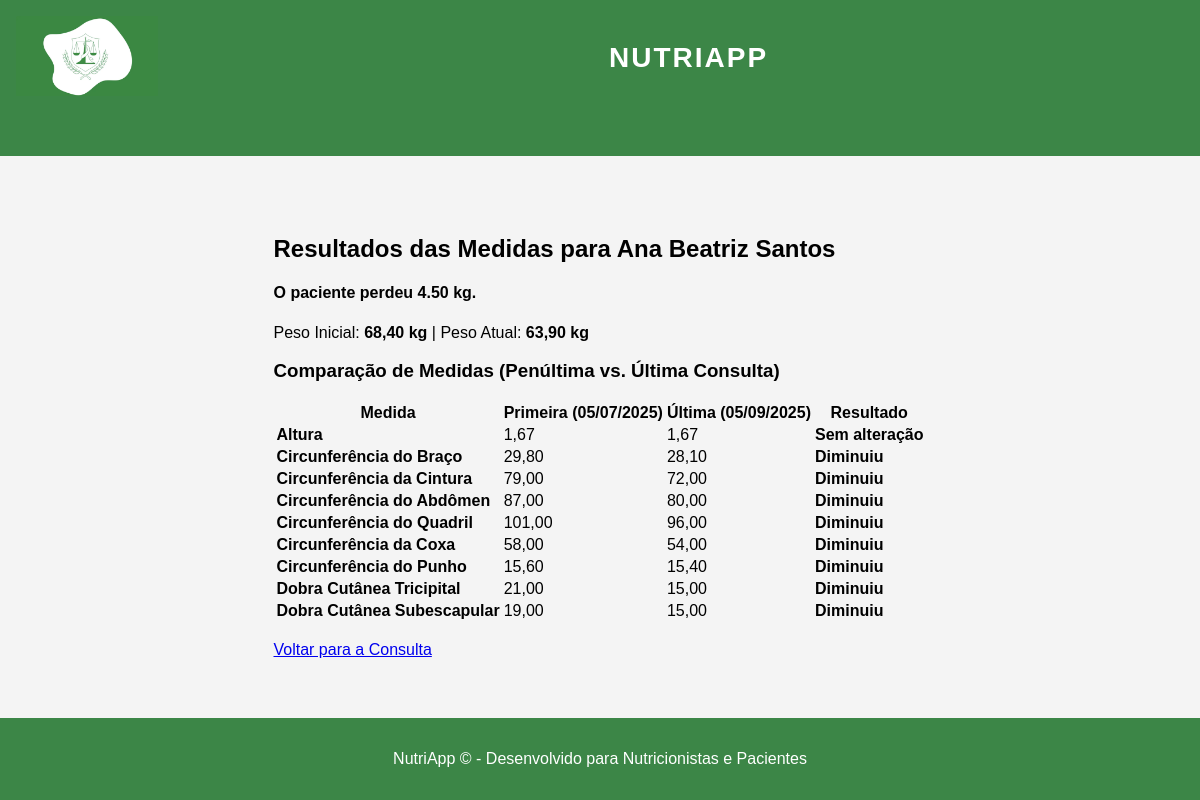
Page /nutricionista/paciente/3/resultados_medidas/ on the committed database.
### nutricionista/models.py (models this page shows, shortened)
class Paciente(models.Model):
    user = models.OneToOneField(settings.AUTH_USER_MODEL, on_delete=models.CASCADE, related_name='perfil_paciente', null=True)
    nutricionista = models.ForeignKey(Usuario, on_delete=models.CASCADE, limit_choices_to={'tipo':'NUTRI'})
    nome = models.CharField(max_length=150)
    idade = models.IntegerField()
    data_nascimento = models.DateField()
    endereco = models.CharField(max_length=255)
    numero_endereco = models.CharField(max_length=10, verbose_name='Nº') # Numero na mesma linha do endereço
    complemento = models.CharField(max_length=100, blank=True, null=True) # Pode ser nulo
    cidade = models.CharField(max_length=100)
    uf = models.CharField(max_length=2, verbose_name='UF') # UF na mesma linha da cidade
    cep = models.CharField(max_length=20)
    celular = models.CharField(max_length=20)
    email = models.EmailField()
    motivo_consulta = models.TextField()
    senha_provisoria = models.CharField(max_length=128, blank=True, null=True)

class Consulta(models.Model):
    paciente = models.ForeignKey(Paciente, on_delete=models.CASCADE)
    nutricionista = models.ForeignKey(Usuario, on_delete=models.CASCADE, limit_choices_to={'tipo':'NUTRI'})
    data_consulta = models.DateField(default=timezone.now)
    circunferencia_punho = models.DecimalField(max_digits=5, decimal_places=2, null=True, blank=True)
    circunferencia_cintura = models.DecimalField(max_digits=5, decimal_places=2, null=True, blank=True)
    circunferencia_quadril = models.DecimalField(max_digits=5, decimal_places=2, null=True, blank=True)
    circunferencia_braco = models.DecimalField(max_digits=5, decimal_places=2, null=True, blank=True)
    circunferencia_abdome = models.DecimalField(max_digits=5, decimal_places=2, null=True, blank=True)
    circunferencia_coxa = models.DecimalField(max_digits=5, decimal_places=2, null=True, blank=True)
    dobra_tricipital = models.DecimalField(max_digits=5, decimal_places=2, null=True, blank=True)
    dobra_subescapular = models.DecimalField(max_digits=5, decimal_places=2, null=True, blank=True)
    observacoes = models.TextField(blank=True, null=True)
    peso = models.DecimalField(max_digits=5, decimal_places=2, null=True, blank=True)
    altura = models.DecimalField(max_digits=3, decimal_places=2, null=True, blank=True)

### nutricionista/views.py (the view)
def resultados_medidas_view(request, paciente_id):
    paciente = get_object_or_404(Paciente, id=paciente_id)
    consultas = Consulta.objects.filter(paciente=paciente).order_by('data_consulta')
    if not consultas.exists():
        return render(request, 'nutricionista/resultados_medidas.html', {
            'paciente': paciente,
            'dados_medidas': None,
            'comparacao_peso': None,
        })
    primeira = consultas.first()
    ultima = consultas.last()
    possui_duas_consultas = consultas.count() > 1
    comparacao_peso = {
        'primeiro_peso': primeira.peso,
        'ultimo_peso': ultima.peso if possui_duas_consultas else None,
        'mensagem': '',
        'cor': ''
    }
    if possui_duas_consultas:
        diferenca = ultima.peso - primeira.peso
        if diferenca > 0:
            comparacao_peso['mensagem'] = f"O paciente ganhou {diferenca:.2f} kg."
            comparacao_peso['cor'] = 'text-danger'
        elif diferenca < 0:
            comparacao_peso['mensagem'] = f"O paciente perdeu {abs(diferenca):.2f} kg."
            comparacao_peso['cor'] = 'text-success'
        else:
            comparacao_peso['mensagem'] = "O peso se manteve estável."
            comparacao_peso['cor'] = 'text-secondary'
    else:
        comparacao_peso['mensagem'] = "Apenas uma consulta registrada até o momento."
        comparacao_peso['cor'] = 'text-secondary'
    campos = [
        ('altura', 'Altura'),
        ('circunferencia_braco', 'Circunferência do Braço'),
        ('circunferencia_cintura', 'Circunferência da Cintura'),
        ('circunferencia_abdome', 'Circunferência do Abdômen'),
        ('circunferencia_quadril', 'Circunferência do Quadril'),
        ('circunferencia_coxa', 'Circunferência da Coxa'),
        ('circunferencia_punho', 'Circunferência do Punho'),
        ('dobra_tricipital', 'Dobra Cutânea Tricipital'),
        ('dobra_subescapular', 'Dobra Cutânea Subescapular'),
    ]
    dados_medidas = []
    for campo, nome in campos:
        valor_primeira = getattr(primeira, campo, None)
        valor_ultima = getattr(ultima, campo, None) if possui_duas_consultas else None
        if possui_duas_consultas:
            diferenca = (valor_ultima or 0) - (valor_primeira or 0)
            if diferenca > 0:
                mensagem = "Aumentou"
                cor = "text-danger"
            elif diferenca < 0:
                mensagem = "Diminuiu"
                cor = "text-success"
            else:
                mensagem = "Sem alteração"
                cor = "text-secondary"
        else:
            mensagem = "Aguardando próxima consulta"
            cor = "text-secondary"
        dados_medidas.append({
            'nome': nome,
            'penultimo_valor': valor_primeira,
            'ultimo_valor': valor_ultima,
            'mensagem': mensagem,
            'cor': cor
        })
    return render(request, 'nutricionista/resultados_medidas.html', {
        'paciente': paciente,
        'dados_medidas': dados_medidas,
        'comparacao_peso': comparacao_peso,
        'data_primeira': primeira.data_consulta,
        'data_ultima': ultima.data_consulta if possui_duas_consultas else None,
        'possui_duas_consultas': possui_duas_consultas,
    })

### nutricionista/templates/nutricionista/resultados_medidas.html (shortened to what this page needs)
{% extends "base_nutricionista.html" %}
{% load static %}
{% block content %}
<div class="container mt-4">
    <h2 class="mb-4">Resultados das Medidas para {{ paciente.nome }}</h2>
    {% if comparacao_peso %}
        <div class="card mb-4 p-3 border-{{ comparacao_peso.cor|default:'secondary' }}">
            <h4 class="{{ comparacao_peso.cor|default:'text-secondary' }}">
                {{ comparacao_peso.mensagem }}
            </h4>
            <p class="m-0">
                Peso Inicial: <strong>{{ comparacao_peso.primeiro_peso|floatformat:2|default:"N/A" }} kg</strong>
                | Peso Atual: <strong>{{ comparacao_peso.ultimo_peso|floatformat:2|default:"N/A" }} kg</strong>
            </p>
        </div>
    {% endif %}
    <div class="row">
        <div class="col-md-12">
            <h3 class="mt-4 mb-3">Comparação de Medidas (Penúltima vs. Última Consulta)</h3>
            {% if dados_medidas %}
            <table class="table table-striped table-hover">
                    <thead>
                    <tr>
                        <th>Medida</th>
                            <th>Primeira ({{ data_primeira|date:"d/m/Y" }})</th>
                                {% if possui_duas_consultas %}
                                    <th>Última ({{ data_ultima|date:"d/m/Y" }})</th>
                                {% else %}
                                    <th>Próxima Consulta</th>
                                {% endif %}
                            <th>Resultado</th>
                        </tr>
                    </thead>
                <tbody>
                    {% for dado in dados_medidas %}
                    <tr>
                        <td><strong>{{ dado.nome }}</strong></td>
                        <td>
                            {% if dado.penultimo_valor %}
                                {{ dado.penultimo_valor|floatformat:2 }}
                            {% else %}
                                N/A
                            {% endif %}
                        </td>
                        <td>{{ dado.ultimo_valor|floatformat:2|default:"N/A" }}</td>
                        <td class="{{ dado.cor }}">
                            <strong>{{ dado.mensagem }}</strong>
                        </td>
                    </tr>
                    {% endfor %}
                </tbody>
            </table>
            {% else %}
                <p class="alert alert-info">Nenhum registro de consulta encontrado para este paciente.</p>
            {% endif %}
        </div>
    </div>
    <br>
   <div class="mt-4 text-center">
    <a href="{% url 'nutricionista:selecionar_paciente' %}" class="btn btn-primary">
        Voltar para a Consulta
    </a>
</div>
    </div>
{% endblock content %}

### templates/base_nutricionista.html (shortened to what this page needs)
{% extends 'base.html' %}
{% load static %}
{% block nav_extra_links %}
<div class="nutri-header">
</div>
 <div class="nutri-links">
    </div>
{% endblock %}

### templates/base.html (shortened to what this page needs)
{% load static %}
<!DOCTYPE html>
<html lang="pt-BR">
<head>
    <link rel="stylesheet" href="{% static 'css/style.css' %}">
</head>
<body>
    <nav class="navbar">
        <a href="/">
            <img src="{% static 'img/logo.png' %}" alt="NutriApp" class="logo">
        </a>
        <span class="brand">NUTRIAPP</span>
    </nav>
    {% block nav_extra_links %}
    {% endblock %}
    <main>
        {% block content %}
        {% endblock %}
    </main>
    <footer>
        <p>NutriApp &copy; {{ now|date:"Y" }} - Desenvolvido para Nutricionistas e Pacientes</p>
    </footer>
</body>
</html>

### static/css/style.css (style rules this page uses)
body { height: 100%; font-family: Arial, sans-serif; margin: 0; padding: 0; min-height: 100vh; display: flex; flex-direction: column; justify-content: center; background: #f4f4f4; }
nav { background: #3c8647; padding: 1em; display: flex; align-items: center; }
nav .logo { height: 80px; margin-right: 20px; }
nav .brand { flex: 1; text-align: center; color: white; font-size: 28px; font-weight: bold; letter-spacing: 2px; }
nav a { color: white; margin-right: 15px; text-decoration: none; font-weight: bold; }
main { flex: 1; display: flex; justify-content: center; align-items: center; padding: 20px; }
footer { background: #3c8647; color: white; text-align: center; padding: 1em; margin-top: auto; }
.nutri-header { display: flex; justify-content: flex-end; align-items: center; background-color: #3c8647; color: white !important; padding: 10px 30px; font-size: 1rem; font-weight: 500; margin-top: 0px; border-radius: 0; }
.nutri-links { display: flex; justify-content: center; flex-wrap: wrap; gap: 20px; background:#3c8647; padding: 10px 0; }

### rows in the picture
Paciente: nome "Ana Beatriz Santos"
Consulta: primeiro_peso "68,40", data_consulta "05/07/2025", penultimo_valor "1,67" "29,80" "79,00" "87,00" "101,00" "58,00" "15,60" "21,00" "19,00"
Consulta: ultimo_peso "63,90", data_consulta "05/09/2025", ultimo_valor "1,67" "28,10" "72,00" "80,00" "96,00" "54,00" "15,40" "15,00" "15,00"

### other values in the picture
{{ comparacao_peso.mensagem }} "O paciente perdeu 4.50 kg."
{{ dado.nome }} "Altura" "Circunferência do Braço" "Circunferência da Cintura" "Circunferência do Abdômen" "Circunferência do Quadril" "Circunferência da Coxa" "Circunferência do Punho" "Dobra Cutânea Tricipital" "Dobra Cutânea Subescapular"
{{ dado.mensagem }} "Sem alteração" "Diminuiu" "Diminuiu" "Diminuiu" "Diminuiu" "Diminuiu" "Diminuiu" "Diminuiu" "Diminuiu"
